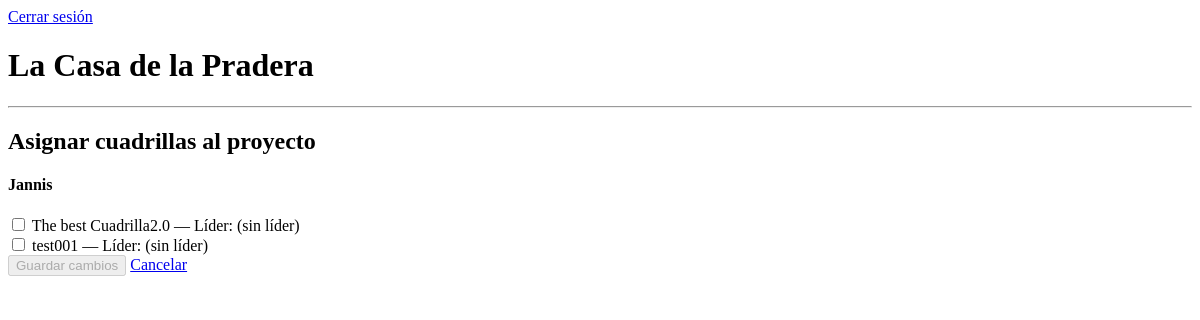
Before: /proyectos/5/asignar-cuadrillas/ (signed in) with the older database file.
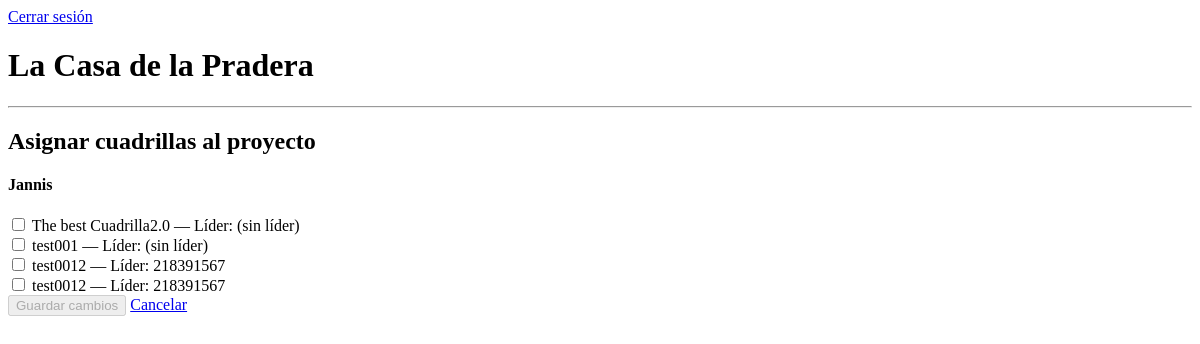
After: the same page with the newer database file.
### personal/models.py (models this page shows, shortened)
class Cuadrilla(models.Model):
    nombre = models.CharField(max_length=100)
    proyecto = models.ForeignKey(Proyecto, on_delete=models.CASCADE, related_name='cuadrillas', null=True, blank=True)
    lider = models.ForeignKey(User, on_delete=models.SET_NULL, null=True, blank=True, related_name='cuadrillas_lideradas')

### proyectos/views.py (the view, shortened to what this page needs)
# urls.py: path('<int:proyecto_id>/asignar-cuadrillas/', views.asignar_cuadrillas, name='asignar_cuadrillas'),
@login_required
@user_passes_test(es_jefe)
def asignar_cuadrillas(request, proyecto_id):
    proyecto = Proyecto.objects.get(id=proyecto_id, jefe=request.user)
    cuadrillas_disponibles = Cuadrilla.objects.all()
    cuadrillas_asignadas = Cuadrilla.objects.filter(proyecto=proyecto).values_list('id', flat=True)
    return render(request, 'asignar_cuadrillas.html', {
        'proyecto': proyecto,
        'cuadrillas_disponibles': cuadrillas_disponibles,
        'cuadrillas_asignadas': cuadrillas_asignadas
    })

### proyectos/views.py (called while the page is built)
def es_jefe(user):
    return user.groups.filter(name='JefeProyecto').exists()

### proyectos/templates/asignar_cuadrillas.html (shortened to what this page needs)
{% extends 'base.html' %}
{% block content %}
<h2>Asignar cuadrillas al proyecto</h2>
<h4>{{ proyecto.nombre }}</h4>
<form method="POST">
    <div class="form-group mt-3">
        {% for c in cuadrillas_disponibles %}
        <div class="form-check">
            <input
                class="form-check-input cuadrilla-checkbox"
                type="checkbox"
                name="cuadrillas"
                value="{{ c.id }}"
                id="cuadrilla_{{ c.id }}"
                {% if c.id in cuadrillas_asignadas %}checked{% endif %}>
            <label class="form-check-label" for="cuadrilla_{{ c.id }}">
                {{ c.nombre }} — Líder: {{ c.lider.username|default:"(sin líder)" }}
            </label>
        </div>
        {% endfor %}
    </div>
    <button type="submit" class="btn btn-success mt-3">Guardar cambios</button>
    <a href="{% url 'proyectos:panel' %}" class="btn btn-secondary mt-3">Cancelar</a>
</form>
{% endblock %}

Changed rows visible on the page:
added Cuadrilla: nombre "test0012", lider.username "218391567"
added Cuadrilla: nombre "test0012", lider.username "218391567"
